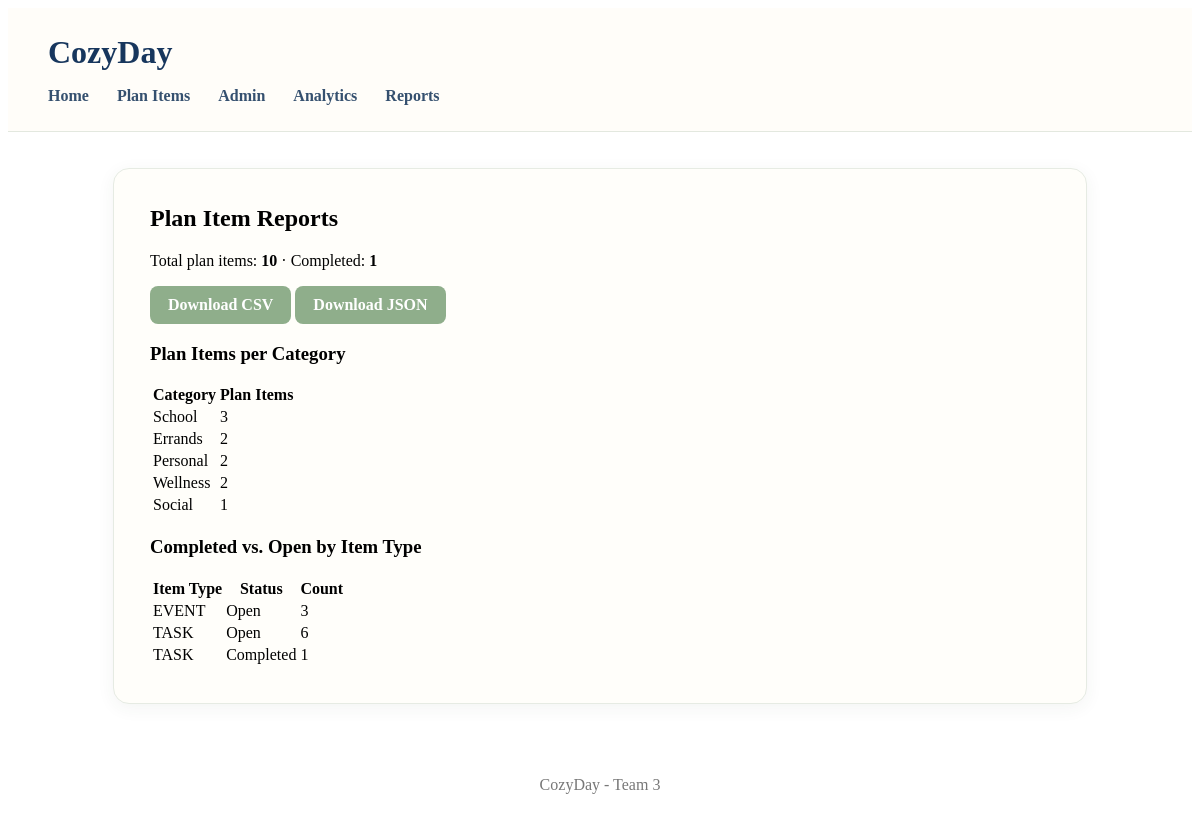
The page /planitems/reports/ on the database its author committed.
### planner/models.py (models this page shows, shortened)
class Category(models.Model):
    user = models.ForeignKey(
        settings.AUTH_USER_MODEL,
        on_delete=models.CASCADE,
        related_name="categories",
    )
    name = models.CharField(max_length=50)
    color = models.CharField(max_length=20, blank=True)
    class Meta:
        ordering = ["name"]
        constraints = [
            models.UniqueConstraint(
                fields=["user", "name"],
                name="unique_category_per_user",
            )
        ]

class PlanItem(models.Model):
    class ItemType(models.TextChoices):
        TASK = "TASK", "Task"
        EVENT = "EVENT", "Event"
    class Timing(models.TextChoices):
        TODAY = "TODAY", "Today"
        THIS_WEEK = "THIS_WEEK", "This week"
        PICK_DATE = "PICK_DATE", "Pick a date"
        WHENEVER = "WHENEVER", "Whenever"
    user = models.ForeignKey(
        settings.AUTH_USER_MODEL,
        on_delete=models.CASCADE,
        related_name="plan_items",
    )
    category = models.ForeignKey(
        Category,
        on_delete=models.SET_NULL,
        null=True,
        blank=True,
        related_name="plan_items",
    )
    title = models.CharField(max_length=150)
    item_type = models.CharField(
        max_length=10,
        choices=ItemType.choices,
        default=ItemType.TASK,
    )
    timing = models.CharField(
        max_length=20,
        choices=Timing.choices,
        default=Timing.TODAY,
    )
    scheduled_date = models.DateField(null=True, blank=True)
    scheduled_time = models.TimeField(null=True, blank=True)
    notes = models.TextField(blank=True)
    is_completed = models.BooleanField(default=False)
    created_at = models.DateTimeField(auto_now_add=True)
    updated_at = models.DateTimeField(auto_now=True)
    class Meta:
        ordering = [
            "is_completed",
            "scheduled_date",
            "scheduled_time",
            "title",
        ]

### planner/views.py (the view)
# urls.py: path("reports/", views.reports, name="planitem-reports"),
def reports(request):
    category_summary = (
        Category.objects.annotate(item_count=Count("plan_items"))
        .order_by("-item_count", "name")
    )
    status_summary = (
        PlanItem.objects.values("item_type", "is_completed")
        .annotate(item_count=Count("id"))
        .order_by("item_type", "is_completed")
    )
    context = {
        "category_summary": category_summary,
        "status_summary": status_summary,
        "total_items": PlanItem.objects.count(),
        "total_completed": PlanItem.objects.filter(is_completed=True).count(),
    }
    return render(request, "planner/reports.html", context)

### planner/templates/planner/reports.html (shortened to what this page needs)
{% extends "base.html" %}
{% block content %}
<h2>Plan Item Reports</h2>
<p>
    Total plan items: <strong>{{ total_items }}</strong> &middot;
    Completed: <strong>{{ total_completed }}</strong>
</p>
<p>
    <a class="cozy-button" href="{% url 'planner:planitem-export-csv' %}">Download CSV</a>
    <a class="cozy-button" href="{% url 'planner:planitem-export-json' %}">Download JSON</a>
</p>
<h3>Plan Items per Category</h3>
<table>
    <thead>
        <tr><th>Category</th><th>Plan Items</th></tr>
    </thead>
    <tbody>
        {% for row in category_summary %}
        <tr><td>{{ row.name }}</td><td>{{ row.item_count }}</td></tr>
        {% empty %}
        <tr><td colspan="2">No categories yet.</td></tr>
        {% endfor %}
    </tbody>
</table>
<h3>Completed vs. Open by Item Type</h3>
<table>
    <thead>
        <tr><th>Item Type</th><th>Status</th><th>Count</th></tr>
    </thead>
    <tbody>
        {% for row in status_summary %}
        <tr>
            <td>{{ row.item_type }}</td>
            <td>{% if row.is_completed %}Completed{% else %}Open{% endif %}</td>
            <td>{{ row.item_count }}</td>
        </tr>
        {% empty %}
        <tr><td colspan="3">No plan items yet.</td></tr>
        {% endfor %}
    </tbody>
</table>
{% endblock %}

### planner/static/planner/style.css (style rules this page uses)
main h2 { margin-top: 0; }
.cozy-button { display: inline-block; background-color: #8fae8b; color: white; padding: 10px 18px; border-radius: 8px; text-decoration: none; font-weight: 600; }

### rows shown on the page
Category: name "School", item_count "3"
Category: name "Errands", item_count "2"
Category: name "Personal", item_count "2"
Category: name "Wellness", item_count "2"
Category: name "Social", item_count "1"
PlanItem: item_type "TASK", shows "Open", item_count "6"

### other values the page prints
{{ total_items }} "10"
{{ total_completed }} "1"
{{ row.item_type }} "EVENT" "TASK"
{{ row.item_count }} "3" "1"
